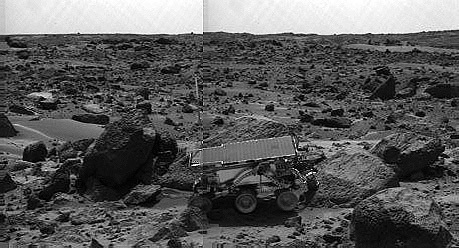
%> input picture Tema04b-lzda.jpg, 459 x 248 px
$ octave Tema3p.m   (GNU Octave 9; MATLAB toolbox functions it lacks are replaced by stand-ins)
%> lines starting %> are read from the running program, lines starting %| are printed output that depends on the picture
close all; clear all;

% lectura de la imagen original
II = imread('Tema04b-lzda.jpg','jpeg');
%> II is the input picture: size 248x459x3 uint8; min 0, max 255, mean 90.5

I = double(II(:,:,1));

[M,N] = size(I);
%> M = 248; N = 459

% exponente m
m1 = 1/2; % ra韟 cuadrada
m2 = 2;   % cuadrada

L = 255; %255 niveles de gris
for i=1:1:M
    for j=1:1:N
        Res1(i,j) = L^(1-m1)*I(i,j)^m1;
        Res2(i,j) = L^(1-m2)*I(i,j)^m2;
        Res3(i,j) = L*log(1+I(i,j))/log(1+L);

    end
end
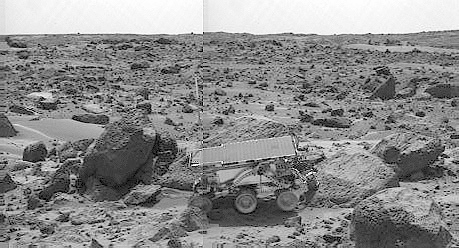
%> Res1: size 248x459 double; min 0, max 255, mean 139.2
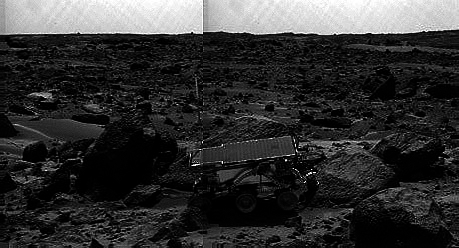
%> Res2: size 248x459 double; min 0, max 255, mean 51.1
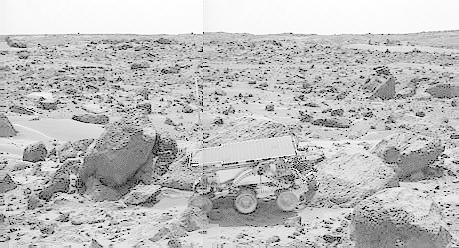
%> Res3: size 248x459 double; min 0, max 255, mean 189.1
Im1 = mat2gray(Res1);
Im2 = mat2gray(Res2);
Im3 = mat2gray(Res3);

subplot(2,2,1); imshow(II);  title('imagen original');
subplot(2,2,2); imshow(Im1); title('ra韟 cuadrada');
subplot(2,2,3); imshow(Im2); title('cuadrada');
subplot(2,2,4); imshow(Im3); title('logar韙mica');

$ run again, with Tema04a.jpg copied over Tema04b-lzda.jpg
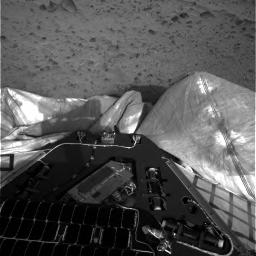
%> input picture Tema04a.jpg, 256 x 256 px
%> II is the input picture: size 256x256x3 uint8; min 0, max 255, mean 84.9
%> after the loop `for i=1:1:M`:
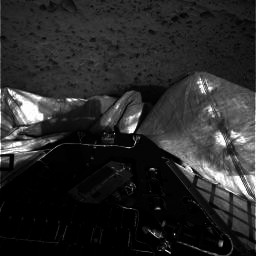
%> Res2: size 256x256 double; min 0, max 255, mean 40.9
%> after the loop `for i=1:1:M`:
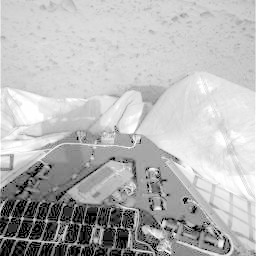
%> Res3: size 256x256 double; min 0, max 255, mean 183.9

$ run again, with Tema04b-Dcha.jpg copied over Tema04b-lzda.jpg
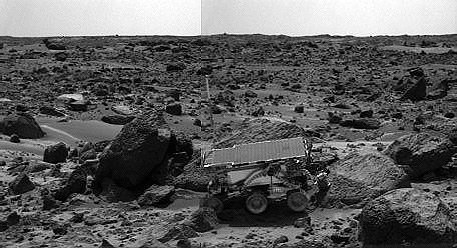
%> input picture Tema04b-Dcha.jpg, 457 x 248 px
%> II is the input picture: size 248x457 uint8; min 0, max 255, mean 93.7
%> after the loop `for i=1:1:M`:
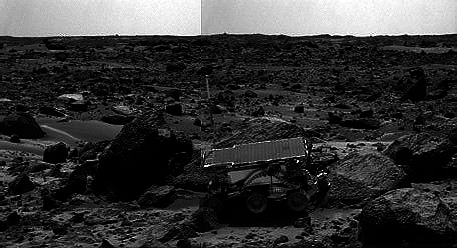
%> Res2: size 248x457 double; min 0, max 255, mean 54.4
%> after the loop `for i=1:1:M`:
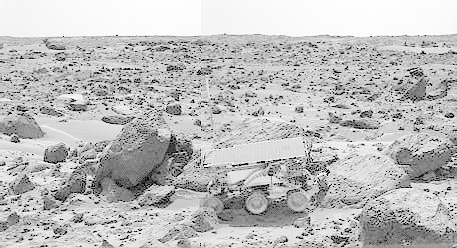
%> Res3: size 248x457 double; min 0, max 255, mean 189.1
